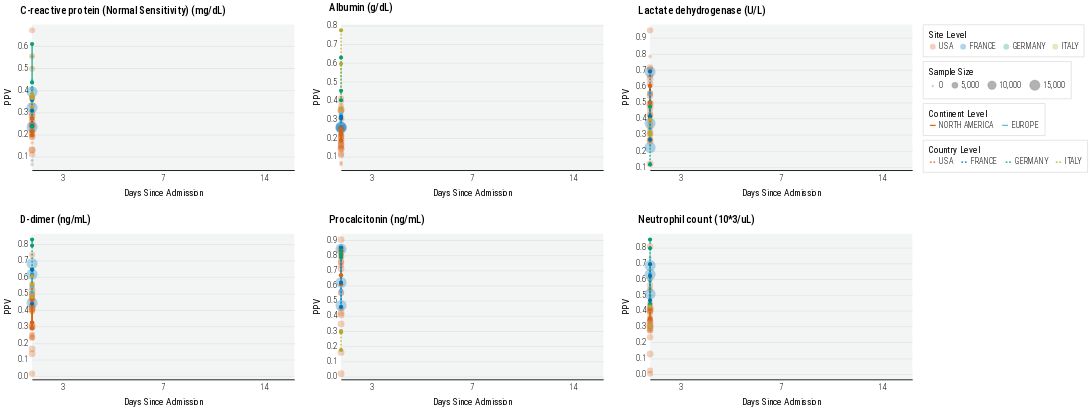

The notebook cell saved with this chart:
### Code cell
def plot_lab(df=None, lab='Neutrophil count (10*3/uL)', is_country=True):
    d = df.copy()
    d = d[d.lab == lab]
    d = d[(d.day == '3') | (d.day == '7') | (d.day == '14')]
    d.day = d.day.apply(lambda x: 3 if x == '3' else 7 if x == '7' else 14)
    
    showLegend = False
    if lab == 'Lactate dehydrogenase (U/L)':
        showLegend = True
    
    """
    Continent-Level
    """
    dm = d[d.siteid.str.contains('META')].copy()
    dm.siteid = dm.siteid.apply(lambda x: x.replace('META-', '').replace('META', 'All Countries').replace('USA', 'NORTH AMERICA')) # .replace('USA', 'NORTH AMERICA'))
    color_scale=alt.Scale(domain=['NORTH AMERICA', 'EUROPE'], range=['#D45E00', '#57B4E9'])
    
    plot = alt.Chart(
        dm
    ).mark_line(
#         point=True,
        size=3,
#         stroke='black',
        opacity=1
    ).encode(
        x=alt.X("day:O", title='Days Since Admission', axis=alt.Axis(labelAngle=0, tickCount=10), scale=alt.Scale(clamp=True, nice=False, padding=0.3, domain=['3', '7', '14'])),
        y=alt.Y("value:Q", title='PPV', scale=alt.Scale(zero=False, nice=False, padding=10)),
        # shape=alt.Shape("siteid:N", title='Continent', scale=alt.Scale(domain=['USA', 'EUROPE'], range=['circle', 'diamond']), legend=alt.Legend() if showLegend else None),
        color=alt.Color("siteid:N", title='Continent Level', scale=color_scale, legend=alt.Legend() if showLegend else None),
    ).properties(
        width=450,
        height=250
    )
    
    point = plot.mark_point(
        filled=True,
        opacity=1,
        size=50
    ).encode(
        color=alt.Color("siteid:N", scale=color_scale, legend=None)
    )
    

    np = alt.layer(plot, point).resolve_scale(color='independent') # if is_country else plot
    
    """
    Country-Level
    """
    dm = d[d.siteid.str.contains('META')].copy()
    dm.siteid = dm.siteid.apply(lambda x: x.replace('META-', '')) # .replace('USA', 'NORTH AMERICA'))
    color_scale=alt.Scale(domain=['USA', 'FRANCE', 'GERMANY', 'ITALY'], range=['#D6641E', '#0072B2', '#029F73', '#B2AA2F'])
    
    plot = alt.Chart(
        dm
    ).mark_line(
#         point=True,
        size=2,
#         stroke='black',
        opacity=1
    ).encode(
        x=alt.X("day:O", title='Days Since Admission', axis=alt.Axis(labelAngle=0, tickCount=10), scale=alt.Scale(clamp=True, nice=False, padding=0.3, domain=['3', '7', '14'])),
        y=alt.Y("value:Q", title='PPV', scale=alt.Scale(zero=False, nice=False, padding=10)),
        # shape=alt.Shape("siteid:N", title='Continent', scale=alt.Scale(domain=['USA', 'EUROPE'], range=['circle', 'diamond']), legend=alt.Legend() if showLegend else None),
        color=alt.Color("siteid:N", title='Country Level', scale=color_scale, legend=alt.Legend(symbolDash=[3, 3]) if showLegend else None),
        strokeDash=alt.value([3, 3])
    ).properties(
        width=450,
        height=250
    )
    
    point = plot.mark_point(
        filled=True,
        opacity=1,
        size=50
    ).encode(
        color=alt.Color("siteid:N", scale=color_scale, legend=None)
    )
    

    cp = alt.layer(plot, point).resolve_scale(color='independent') # if is_country else plot

    """
    Site-Level
    """
    dm = d[~d.siteid.str.contains('META')].copy()
    dm['country'] = dm.siteid.apply(lambda x: site_to_contry[x])
    color_scale=alt.Scale(domain=sites, range=site_colors)

    plot = alt.Chart(
        dm
    ).mark_line(
#         point=True,
        size=2.5,
#         stroke='black',
        opacity=0
    ).encode(
        x=alt.X("day:O", title='Days Since Admission', axis=alt.Axis(labelAngle=0, tickCount=10), scale=alt.Scale(clamp=True, nice=False, padding=0.3, domain=['3', '7', '14'])),
        y=alt.Y("value:Q", title='PPV', scale=alt.Scale(zero=False, nice=False, padding=10, clamp=True)), # , domain=[0.5, 0.9]
        color=alt.Color("siteid:N", title=None, scale=color_scale, legend=None)
    ).properties(
        width=450,
        height=250
    )
    
    point = plot.mark_point(
        filled=True,
        opacity=0.3,
        size=150
    ).encode(
        color=alt.Color("country:N", title='Site Level', scale=alt.Scale(domain=['USA', 'FRANCE', 'GERMANY', 'ITALY'], range=['#D6641E', '#0072B2', '#029F73', '#B2AA2F']), legend=alt.Legend() if showLegend else None),
        size=alt.Size('N:Q', title='Sample Size', legend=alt.Legend(symbolFillColor='black') if showLegend else None),
        
        # color=alt.Color("N:Q", title='Sample Size', legend=alt.Legend() if showLegend else None),
        # shape=alt.Shape("siteid:N", title=None, scale=alt.Scale(domain=sites, range=site_shapes), legend=None),
        
        # opacity=alt.Opacity('N:Q', title='Sample Size', scale=alt.Scale(range=[0, 1]))
    )
    

    sp = (point) # if is_country else plot
    
    """
    Combine
    """
    plot = (sp + np + cp).resolve_scale(color='independent', size='independent', shape='independent')
    
    plot = plot.properties(
        title={
            "text": [
                f"{lab}",
            ],
            "fontSize": 18,
            "dx": 30,
#             "subtitle": [
#                 get_visualization_subtitle(data_release=data_release, with_num_sites=False)
#             ],
            "subtitleColor": "gray",
        }
    )

    return plot

# plot = plot_lab(df=df)

p1 = alt.hconcat(*(
   plot_lab(df=df, lab=lab, is_country=True) for lab in unique_labs[0:3]
), spacing=30)#.resolve_scale(color='shared', shape='shared', stroke='independent', size='independent')

p2 = alt.hconcat(*(
   plot_lab(df=df, lab=lab, is_country=True) for lab in unique_labs[3:6]
), spacing=30)#.resolve_scale(color='shared', shape='shared', stroke='independent', size='independent')

p3 = alt.hconcat(*(
   plot_lab(df=df, lab=lab, is_country=True) for lab in unique_labs[6:9]
), spacing=30)#.resolve_scale(color='shared', shape='shared', stroke='independent', size='independent')

plot = alt.vconcat(p1, p2, p3, spacing=30)#.resolve_scale(color='shared')

# plot = plot.properties(
#     title={
# #         "text": [
# #             f"Lab Trajectory",
# #         ],
#         "dx": 30,
# #         "subtitle": [
# #             get_visualization_subtitle(data_release=data_release, with_num_sites=False)
# #         ],
#         "subtitleColor": "gray",
#     }
# )

plot = apply_theme(
    plot,
    axis_y_title_font_size=16,
    title_anchor='start',
    legend_orient='right',
    legend_title_orient='top',
    axis_label_font_size=14,
    header_label_font_size=16,
    subtitle_font_size=18,
#     point_size=100
)

plot
